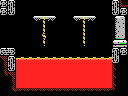

A 2D game scene composited from a Tiled map and its tileset images. What follows is a short description and the map's XML, with every tile layer's data as written:
An orthogonal 16x12 tile map with 8x8 px tiles, 1 tile layer (Tile Layer 1) and 5 objects (2x item, breakable-right, door-right, lava-generator).

<map version="1.0" orientation="orthogonal" renderorder="right-down" width="16" height="12" tilewidth="8" tileheight="8" nextobjectid="14">
 <properties>
  <property name="left" value="half-hole" />
  <property name="up" value="hole" />
 </properties>
 <tileset firstgid="1" name="tiles" tilewidth="8" tileheight="8" tilecount="256" columns="16">
  <image source="tiles.png" width="128" height="128" />
 </tileset>
 <layer name="Tile Layer 1" width="16" height="12">
  <data encoding="csv">
165,105,1,1,1,1,1,1,1,1,1,1,1,1,105,128,
165,106,1,1,1,1,1,1,1,1,1,1,1,1,106,165,
1,1,1,1,172,166,171,1,1,172,166,171,1,1,196,197,
1,1,1,1,1,135,1,1,1,1,135,1,1,1,212,213,
1,1,1,1,1,132,1,1,1,1,135,1,1,1,228,229,
1,1,1,1,1,256,1,1,1,1,256,1,1,1,244,245,
103,104,1,1,1,1,1,1,1,1,1,1,1,1,105,165,
125,105,98,98,98,98,98,98,98,98,98,98,98,98,106,167,
251,106,113,113,113,113,113,113,113,113,113,113,113,113,247,167,
145,125,113,113,113,113,113,113,113,113,113,113,113,113,247,167,
167,251,113,113,113,113,113,113,113,113,113,113,113,113,247,167,
167,145,254,254,254,254,254,254,254,254,254,254,254,254,146,167
</data>
 </layer>
 <objectgroup name="objects">
  <object id="1" type="item" x="32" y="0" width="16" height="16" />
  <object id="3" type="breakable-right" x="112" y="16" width="16" height="32" />
  <object id="7" type="door-right" x="112" y="16" width="16" height="24" />
  <object id="12" type="item" x="80" y="0" width="16" height="16" />
  <object id="13" type="lava-generator" x="48" y="0" width="32" height="16" />
 </objectgroup>
</map>
